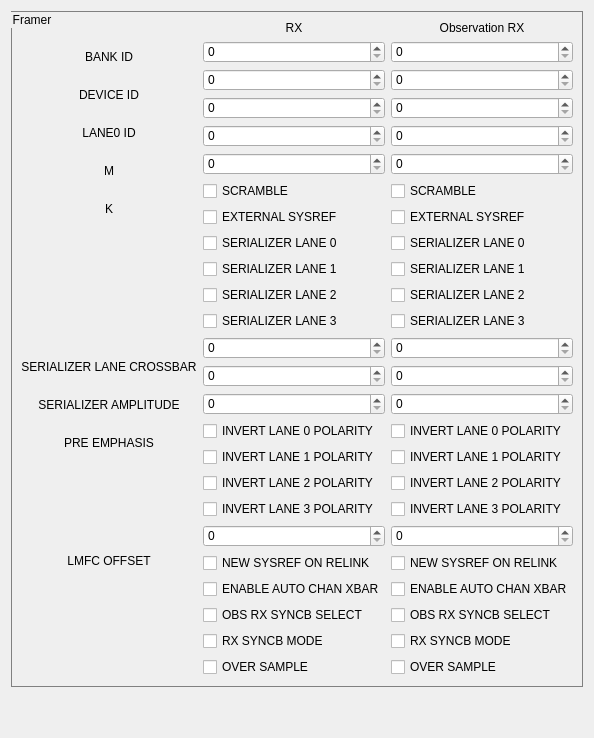
         <widget class="QWidget" name="tab_14">
          <attribute name="title">
           <string>JESD Framer</string>
          </attribute>
          <layout class="QVBoxLayout" name="verticalLayout_49">
           <item>
            <widget class="QGroupBox" name="groupBox_30">
             <property name="sizePolicy">
              <sizepolicy hsizetype="Expanding" vsizetype="Expanding">
               <horstretch>0</horstretch>
               <verstretch>0</verstretch>
              </sizepolicy>
             </property>
             <property name="maximumSize">
              <size>
               <width>16777215</width>
               <height>1000</height>
              </size>
             </property>
             <property name="styleSheet">
              <string notr="true">QGroupBox{
border:1px solid gray;
}</string>
             </property>
             <property name="title">
              <string>Framer</string>
             </property>
             <layout class="QHBoxLayout" name="horizontalLayout_100">
              <item>
               <layout class="QVBoxLayout" name="verticalLayout_35">
                <item>
                 <spacer name="horizontalSpacer_48">
                  <property name="orientation">
                   <enum>Qt::Horizontal</enum>
                  </property>
                  <property name="sizeType">
                   <enum>QSizePolicy::Minimum</enum>
                  </property>
                  <property name="sizeHint" stdset="0">
                   <size>
                    <width>40</width>
                    <height>20</height>
                   </size>
                  </property>
                 </spacer>
                </item>
                <item>
                 <widget class="QLabel" name="label_175">
                  <property name="maximumSize">
                   <size>
                    <width>16777215</width>
                    <height>35</height>
                   </size>
                  </property>
                  <property name="text">
                   <string>BANK ID</string>
                  </property>
                  <property name="alignment">
                   <set>Qt::AlignCenter</set>
                  </property>
                 </widget>
                </item>
                <item>
                 <widget class="QLabel" name="label_176">
                  <property name="maximumSize">
                   <size>
                    <width>16777215</width>
                    <height>35</height>
                   </size>
                  </property>
                  <property name="text">
                   <string>DEVICE ID</string>
                  </property>
                  <property name="alignment">
                   <set>Qt::AlignCenter</set>
                  </property>
                 </widget>
                </item>
                <item>
                 <widget class="QLabel" name="label_177">
                  <property name="maximumSize">
                   <size>
                    <width>16777215</width>
                    <height>35</height>
                   </size>
                  </property>
                  <property name="text">
                   <string>LANE0 ID</string>
                  </property>
                  <property name="alignment">
                   <set>Qt::AlignCenter</set>
                  </property>
                 </widget>
                </item>
                <item>
                 <widget class="QLabel" name="label_178">
                  <property name="maximumSize">
                   <size>
                    <width>16777215</width>
                    <height>35</height>
                   </size>
                  </property>
                  <property name="text">
                   <string>M</string>
                  </property>
                  <property name="alignment">
                   <set>Qt::AlignCenter</set>
                  </property>
                 </widget>
                </item>
                <item>
                 <widget class="QLabel" name="label_179">
                  <property name="maximumSize">
                   <size>
                    <width>16777215</width>
                    <height>35</height>
                   </size>
                  </property>
                  <property name="text">
                   <string>K</string>
                  </property>
                  <property name="alignment">
                   <set>Qt::AlignCenter</set>
                  </property>
                 </widget>
                </item>
                <item>
                 <spacer name="horizontalSpacer_50">
                  <property name="orientation">
                   <enum>Qt::Horizontal</enum>
                  </property>
                  <property name="sizeType">
                   <enum>QSizePolicy::Minimum</enum>
                  </property>
                  <property name="sizeHint" stdset="0">
                   <size>
                    <width>40</width>
                    <height>20</height>
                   </size>
                  </property>
                 </spacer>
                </item>
                <item>
                 <spacer name="horizontalSpacer_9">
                  <property name="orientation">
                   <enum>Qt::Horizontal</enum>
                  </property>
                  <property name="sizeHint" stdset="0">
                   <size>
                    <width>40</width>
                    <height>20</height>
                   </size>
                  </property>
                 </spacer>
                </item>
                <item>
                 <spacer name="horizontalSpacer_8">
                  <property name="orientation">
                   <enum>Qt::Horizontal</enum>
                  </property>
                  <property name="sizeHint" stdset="0">
                   <size>
                    <width>40</width>
                    <height>20</height>
                   </size>
                  </property>
                 </spacer>
                </item>
                <item>
                 <spacer name="horizontalSpacer_7">
                  <property name="orientation">
                   <enum>Qt::Horizontal</enum>
                  </property>
                  <property name="sizeHint" stdset="0">
                   <size>
                    <width>40</width>
                    <height>20</height>
                   </size>
                  </property>
                 </spacer>
                </item>
                <item>
                 <spacer name="horizontalSpacer_6">
                  <property name="orientation">
                   <enum>Qt::Horizontal</enum>
                  </property>
                  <property name="sizeHint" stdset="0">
                   <size>
                    <width>40</width>
                    <height>20</height>
                   </size>
                  </property>
                 </spacer>
                </item>
                <item>
                 <spacer name="horizontalSpacer_51">
                  <property name="orientation">
                   <enum>Qt::Horizontal</enum>
                  </property>
                  <property name="sizeType">
                   <enum>QSizePolicy::Minimum</enum>
                  </property>
                  <property name="sizeHint" stdset="0">
                   <size>
                    <width>40</width>
                    <height>20</height>
                   </size>
                  </property>
                 </spacer>
                </item>
                <item>
                 <widget class="QLabel" name="label_180">
                  <property name="maximumSize">
                   <size>
                    <width>16777215</width>
                    <height>35</height>
                   </size>
                  </property>
                  <property name="text">
                   <string>SERIALIZER LANE CROSSBAR</string>
                  </property>
                  <property name="alignment">
                   <set>Qt::AlignCenter</set>
                  </property>
                 </widget>
                </item>
                <item>
                 <widget class="QLabel" name="label_181">
                  <property name="maximumSize">
                   <size>
                    <width>16777215</width>
                    <height>35</height>
                   </size>
                  </property>
                  <property name="text">
                   <string>SERIALIZER AMPLITUDE</string>
                  </property>
                  <property name="alignment">
                   <set>Qt::AlignCenter</set>
                  </property>
                 </widget>
                </item>
                <item>
                 <widget class="QLabel" name="label_182">
                  <property name="maximumSize">
                   <size>
                    <width>16777215</width>
                    <height>35</height>
                   </size>
                  </property>
                  <property name="text">
                   <string>PRE EMPHASIS</string>
                  </property>
                  <property name="alignment">
                   <set>Qt::AlignCenter</set>
                  </property>
                 </widget>
                </item>
                <item>
                 <spacer name="horizontalSpacer_14">
                  <property name="orientation">
                   <enum>Qt::Horizontal</enum>
                  </property>
                  <property name="sizeHint" stdset="0">
                   <size>
                    <width>40</width>
                    <height>20</height>
                   </size>
                  </property>
                 </spacer>
                </item>
                <item>
                 <spacer name="horizontalSpacer_16">
                  <property name="orientation">
                   <enum>Qt::Horizontal</enum>
                  </property>
                  <property name="sizeHint" stdset="0">
                   <size>
                    <width>40</width>
                    <height>20</height>
                   </size>
                  </property>
                 </spacer>
                </item>
                <item>
                 <spacer name="horizontalSpacer_15">
                  <property name="orientation">
                   <enum>Qt::Horizontal</enum>
                  </property>
                  <property name="sizeHint" stdset="0">
                   <size>
                    <width>40</width>
                    <height>20</height>
                   </size>
                  </property>
                 </spacer>
                </item>
                <item>
                 <spacer name="horizontalSpacer_53">
                  <property name="orientation">
                   <enum>Qt::Horizontal</enum>
                  </property>
                  <property name="sizeType">
                   <enum>QSizePolicy::Minimum</enum>
                  </property>
                  <property name="sizeHint" stdset="0">
                   <size>
                    <width>40</width>
                    <height>20</height>
                   </size>
                  </property>
                 </spacer>
                </item>
                <item>
                 <widget class="QLabel" name="label_183">
                  <property name="maximumSize">
                   <size>
                    <width>16777215</width>
                    <height>35</height>
                   </size>
                  </property>
                  <property name="text">
                   <string>LMFC OFFSET</string>
                  </property>
                  <property name="alignment">
                   <set>Qt::AlignCenter</set>
                  </property>
                 </widget>
                </item>
                <item>
                 <spacer name="horizontalSpacer_54">
                  <property name="orientation">
                   <enum>Qt::Horizontal</enum>
                  </property>
                  <property name="sizeType">
                   <enum>QSizePolicy::Minimum</enum>
                  </property>
                  <property name="sizeHint" stdset="0">
                   <size>
                    <width>40</width>
                    <height>20</height>
                   </size>
                  </property>
                 </spacer>
                </item>
                <item>
                 <spacer name="horizontalSpacer_56">
                  <property name="orientation">
                   <enum>Qt::Horizontal</enum>
                  </property>
                  <property name="sizeType">
                   <enum>QSizePolicy::Minimum</enum>
                  </property>
                  <property name="sizeHint" stdset="0">
                   <size>
                    <width>40</width>
                    <height>20</height>
                   </size>
                  </property>
                 </spacer>
                </item>
                <item>
                 <spacer name="horizontalSpacer_57">
                  <property name="orientation">
                   <enum>Qt::Horizontal</enum>
                  </property>
                  <property name="sizeType">
                   <enum>QSizePolicy::Minimum</enum>
                  </property>
                  <property name="sizeHint" stdset="0">
                   <size>
                    <width>40</width>
                    <height>20</height>
                   </size>
                  </property>
                 </spacer>
                </item>
                <item>
                 <spacer name="horizontalSpacer_55">
                  <property name="orientation">
                   <enum>Qt::Horizontal</enum>
                  </property>
                  <property name="sizeType">
                   <enum>QSizePolicy::Minimum</enum>
                  </property>
                  <property name="sizeHint" stdset="0">
                   <size>
                    <width>40</width>
                    <height>20</height>
                   </size>
                  </property>
                 </spacer>
                </item>
                <item>
                 <spacer name="horizontalSpacer_58">
                  <property name="orientation">
                   <enum>Qt::Horizontal</enum>
                  </property>
                  <property name="sizeType">
                   <enum>QSizePolicy::Minimum</enum>
                  </property>
                  <property name="sizeHint" stdset="0">
                   <size>
                    <width>40</width>
                    <height>20</height>
                   </size>
                  </property>
                 </spacer>
                </item>
               </layout>
              </item>
              <item>
               <layout class="QVBoxLayout" name="verticalLayout_34">
                <item>
                 <widget class="QLabel" name="label_173">
                  <property name="maximumSize">
                   <size>
                    <width>16777215</width>
                    <height>25</height>
                   </size>
                  </property>
                  <property name="text">
                   <string>RX</string>
                  </property>
                  <property name="alignment">
                   <set>Qt::AlignCenter</set>
                  </property>
                 </widget>
                </item>
                <item>
                 <widget class="QSpinBox" name="jesd_framer_txt_bank_id_rx">
                  <property name="sizePolicy">
                   <sizepolicy hsizetype="Expanding" vsizetype="Fixed">
                    <horstretch>0</horstretch>
                    <verstretch>0</verstretch>
                   </sizepolicy>
                  </property>
                  <property name="maximum">
                   <number>15</number>
                  </property>
                 </widget>
                </item>
                <item>
                 <widget class="QSpinBox" name="jesd_framer_txt_device_id_rx">
                  <property name="sizePolicy">
                   <sizepolicy hsizetype="Expanding" vsizetype="Fixed">
                    <horstretch>0</horstretch>
                    <verstretch>0</verstretch>
                   </sizepolicy>
                  </property>
                  <property name="maximum">
                   <number>255</number>
                  </property>
                 </widget>
                </item>
                <item>
                 <widget class="QSpinBox" name="jesd_framer_txt_lane0_rx">
                  <property name="sizePolicy">
                   <sizepolicy hsizetype="Expanding" vsizetype="Fixed">
                    <horstretch>0</horstretch>
                    <verstretch>0</verstretch>
                   </sizepolicy>
                  </property>
                  <property name="maximum">
                   <number>31</number>
                  </property>
                 </widget>
                </item>
                <item>
                 <widget class="QSpinBox" name="jesd_framer_txt_m_rx">
                  <property name="sizePolicy">
                   <sizepolicy hsizetype="Expanding" vsizetype="Fixed">
                    <horstretch>0</horstretch>
                    <verstretch>0</verstretch>
                   </sizepolicy>
                  </property>
                  <property name="maximum">
                   <number>4</number>
                  </property>
                 </widget>
                </item>
                <item>
                 <widget class="QSpinBox" name="jesd_framer_txt_k_rx">
                  <property name="sizePolicy">
                   <sizepolicy hsizetype="Expanding" vsizetype="Fixed">
                    <horstretch>0</horstretch>
                    <verstretch>0</verstretch>
                   </sizepolicy>
                  </property>
                  <property name="maximum">
                   <number>32</number>
                  </property>
                 </widget>
                </item>
                <item>
                 <widget class="QCheckBox" name="jesd_framer_chk_scramble_rx">
                  <property name="text">
                   <string>SCRAMBLE</string>
                  </property>
                 </widget>
                </item>
                <item>
                 <widget class="QCheckBox" name="jesd_framer_chk_external_sysref_rx">
                  <property name="text">
                   <string>EXTERNAL SYSREF</string>
                  </property>
                 </widget>
                </item>
                <item>
                 <widget class="QCheckBox" name="jesd_framer_chk_serializer_lane0_rx">
                  <property name="text">
                   <string>SERIALIZER LANE 0</string>
                  </property>
                 </widget>
                </item>
                <item>
                 <widget class="QCheckBox" name="jesd_framer_chk_serializer_lane1_rx">
                  <property name="text">
                   <string>SERIALIZER LANE 1</string>
                  </property>
                 </widget>
                </item>
                <item>
                 <widget class="QCheckBox" name="jesd_framer_chk_serializer_lane2_rx">
                  <property name="text">
                   <string>SERIALIZER LANE 2</string>
                  </property>
                 </widget>
                </item>
                <item>
                 <widget class="QCheckBox" name="jesd_framer_chk_serializer_lane3_rx">
                  <property name="text">
                   <string>SERIALIZER LANE 3</string>
                  </property>
                 </widget>
                </item>
                <item>
                 <widget class="QSpinBox" name="jesd_framer_txt_serializer_lane_crossbar_rx">
                  <property name="maximum">
                   <number>255</number>
                  </property>
                 </widget>
                </item>
                <item>
                 <widget class="QSpinBox" name="jesd_framer_txt_serializer_amplitude_rx">
                  <property name="maximum">
                   <number>31</number>
                  </property>
                 </widget>
                </item>
                <item>
                 <widget class="QSpinBox" name="jesd_framer_txt_pre_emphasis_rx">
                  <property name="maximum">
                   <number>7</number>
                  </property>
                 </widget>
                </item>
                <item>
                 <widget class="QCheckBox" name="jesd_framer_chk_invert_lane0_polarity_rx">
                  <property name="text">
                   <string>INVERT LANE 0 POLARITY</string>
                  </property>
                 </widget>
                </item>
                <item>
                 <widget class="QCheckBox" name="jesd_framer_chk_invert_lane1_polarity_rx">
                  <property name="text">
                   <string>INVERT LANE 1 POLARITY</string>
                  </property>
                 </widget>
                </item>
                <item>
                 <widget class="QCheckBox" name="jesd_framer_chk_invert_lane2_polarity_rx">
                  <property name="text">
                   <string>INVERT LANE 2 POLARITY</string>
                  </property>
                 </widget>
                </item>
                <item>
                 <widget class="QCheckBox" name="jesd_framer_chk_invert_lane3_polarity_rx">
                  <property name="text">
                   <string>INVERT LANE 3 POLARITY</string>
                  </property>
                 </widget>
                </item>
                <item>
                 <widget class="QSpinBox" name="jesd_framer_txt_lmfc_offset_rx">
                  <property name="maximum">
                   <number>31</number>
                  </property>
                 </widget>
                </item>
                <item>
                 <widget class="QCheckBox" name="jesd_framer_chk_new_sysref_on_relink_rx">
                  <property name="text">
                   <string>NEW SYSREF ON RELINK</string>
                  </property>
                 </widget>
                </item>
                <item>
                 <widget class="QCheckBox" name="jesd_framer_chk_enable_auto_chan_xbar_rx">
                  <property name="text">
                   <string>ENABLE AUTO CHAN XBAR</string>
                  </property>
                 </widget>
                </item>
                <item>
                 <widget class="QCheckBox" name="jesd_framer_chk_obs_rx_syncb_select_rx">
                  <property name="text">
                   <string>OBS RX SYNCB SELECT</string>
                  </property>
                 </widget>
                </item>
                <item>
                 <widget class="QCheckBox" name="jesd_framer_chk_rx_syncb_mode_rx">
                  <property name="text">
                   <string>RX SYNCB MODE</string>
                  </property>
                 </widget>
                </item>
                <item>
                 <widget class="QCheckBox" name="jesd_framer_chk_over_sample_rx">
                  <property name="text">
                   <string>OVER SAMPLE</string>
                  </property>
                 </widget>
                </item>
               </layout>
              </item>
              <item>
               <layout class="QVBoxLayout" name="verticalLayout_33">
                <item>
                 <widget class="QLabel" name="label_174">
                  <property name="maximumSize">
                   <size>
                    <width>16777215</width>
                    <height>25</height>
                   </size>
                  </property>
                  <property name="text">
                   <string>Observation RX</string>
                  </property>
                  <property name="alignment">
                   <set>Qt::AlignCenter</set>
                  </property>
                 </widget>
                </item>
                <item>
                 <widget class="QSpinBox" name="jesd_framer_txt_bank_id_observation">
                  <property name="sizePolicy">
                   <sizepolicy hsizetype="Expanding" vsizetype="Fixed">
                    <horstretch>0</horstretch>
                    <verstretch>0</verstretch>
                   </sizepolicy>
                  </property>
                  <property name="maximum">
                   <number>15</number>
                  </property>
                 </widget>
                </item>
                <item>
                 <widget class="QSpinBox" name="jesd_framer_txt_device_id_observation">
                  <property name="sizePolicy">
                   <sizepolicy hsizetype="Expanding" vsizetype="Fixed">
                    <horstretch>0</horstretch>
                    <verstretch>0</verstretch>
                   </sizepolicy>
                  </property>
                  <property name="maximum">
                   <number>255</number>
                  </property>
                 </widget>
                </item>
                <item>
                 <widget class="QSpinBox" name="jesd_framer_txt_lane0_observation">
                  <property name="sizePolicy">
                   <sizepolicy hsizetype="Expanding" vsizetype="Fixed">
                    <horstretch>0</horstretch>
                    <verstretch>0</verstretch>
                   </sizepolicy>
                  </property>
                  <property name="maximum">
                   <number>31</number>
                  </property>
                 </widget>
                </item>
                <item>
                 <widget class="QSpinBox" name="jesd_framer_txt_m_observation">
                  <property name="sizePolicy">
                   <sizepolicy hsizetype="Expanding" vsizetype="Fixed">
                    <horstretch>0</horstretch>
                    <verstretch>0</verstretch>
                   </sizepolicy>
                  </property>
                  <property name="maximum">
                   <number>4</number>
                  </property>
                 </widget>
                </item>
                <item>
                 <widget class="QSpinBox" name="jesd_framer_txt_k_observation">
                  <property name="sizePolicy">
                   <sizepolicy hsizetype="Expanding" vsizetype="Fixed">
                    <horstretch>0</horstretch>
                    <verstretch>0</verstretch>
                   </sizepolicy>
                  </property>
                  <property name="maximum">
                   <number>32</number>
                  </property>
                 </widget>
                </item>
                <item>
                 <widget class="QCheckBox" name="jesd_framer_chk_scramble_observation">
                  <property name="text">
                   <string>SCRAMBLE</string>
                  </property>
                 </widget>
                </item>
                <item>
                 <widget class="QCheckBox" name="jesd_framer_chk_external_sysref_observation">
                  <property name="text">
                   <string>EXTERNAL SYSREF</string>
                  </property>
                 </widget>
                </item>
                <item>
                 <widget class="QCheckBox" name="jesd_framer_chk_serializer_lane0_observation">
                  <property name="text">
                   <string>SERIALIZER LANE 0</string>
                  </property>
                 </widget>
                </item>
                <item>
                 <widget class="QCheckBox" name="jesd_framer_chk_serializer_lane1_observation">
                  <property name="text">
                   <string>SERIALIZER LANE 1</string>
                  </property>
                 </widget>
                </item>
                <item>
                 <widget class="QCheckBox" name="jesd_framer_chk_serializer_lane2_observation">
                  <property name="text">
                   <string>SERIALIZER LANE 2</string>
                  </property>
                 </widget>
                </item>
                <item>
                 <widget class="QCheckBox" name="jesd_framer_chk_serializer_lane3_observation">
                  <property name="text">
                   <string>SERIALIZER LANE 3</string>
                  </property>
                 </widget>
                </item>
                <item>
                 <widget class="QSpinBox" name="jesd_framer_txt_serializer_amplitude_observation">
                  <property name="maximum">
                   <number>31</number>
                  </property>
                 </widget>
                </item>
                <item>
                 <widget class="QSpinBox" name="jesd_framer_txt_serializer_lane_crossbar_observation">
                  <property name="maximum">
                   <number>255</number>
                  </property>
                 </widget>
                </item>
                <item>
                 <widget class="QSpinBox" name="jesd_framer_txt_pre_emphasis_observation">
                  <property name="maximum">
                   <number>7</number>
                  </property>
                 </widget>
                </item>
                <item>
                 <widget class="QCheckBox" name="jesd_framer_chk_invert_lane0_polarity_observation">
                  <property name="text">
                   <string>INVERT LANE 0 POLARITY</string>
                  </property>
                 </widget>
                </item>
                <item>
                 <widget class="QCheckBox" name="jesd_framer_chk_invert_lane1_polarity_observation">
                  <property name="text">
                   <string>INVERT LANE 1 POLARITY</string>
                  </property>
                 </widget>
                </item>
                <item>
                 <widget class="QCheckBox" name="jesd_framer_chk_invert_lane2_polarity_observation">
                  <property name="text">
                   <string>INVERT LANE 2 POLARITY</string>
                  </property>
                 </widget>
                </item>
                <item>
                 <widget class="QCheckBox" name="jesd_framer_chk_invert_lane3_polarity_observation">
                  <property name="text">
                   <string>INVERT LANE 3 POLARITY</string>
                  </property>
                 </widget>
                </item>
                <item>
                 <widget class="QSpinBox" name="jesd_framer_txt_lmfc_offset_observation">
                  <property name="maximum">
                   <number>31</number>
                  </property>
                 </widget>
                </item>
                <item>
                 <widget class="QCheckBox" name="jesd_framer_chk_new_sysref_on_relink_observation">
                  <property name="text">
                   <string>NEW SYSREF ON RELINK</string>
                  </property>
                 </widget>
                </item>
                <item>
                 <widget class="QCheckBox" name="jesd_framer_chk_enable_auto_chan_xbar_observation">
                  <property name="text">
                   <string>ENABLE AUTO CHAN XBAR</string>
                  </property>
                 </widget>
                </item>
                <item>
                 <widget class="QCheckBox" name="jesd_framer_chk_obs_rx_syncb_select_observation">
                  <property name="text">
                   <string>OBS RX SYNCB SELECT</string>
                  </property>
                 </widget>
                </item>
                <item>
                 <widget class="QCheckBox" name="jesd_framer_chk_rx_syncb_mode_observation">
                  <property name="text">
                   <string>RX SYNCB MODE</string>
                  </property>
                 </widget>
                </item>
                <item>
                 <widget class="QCheckBox" name="jesd_framer_chk_over_sample_observation">
                  <property name="text">
                   <string>OVER SAMPLE</string>
                  </property>
                 </widget>
                </item>
               </layout>
              </item>
             </layout>
            </widget>
           </item>
           <item>
            <spacer name="verticalSpacer">
             <property name="orientation">
              <enum>Qt::Vertical</enum>
             </property>
             <property name="sizeHint" stdset="0">
              <size>
               <width>20</width>
               <height>40</height>
              </size>
             </property>
            </spacer>
           </item>
          </layout>
         </widget>
